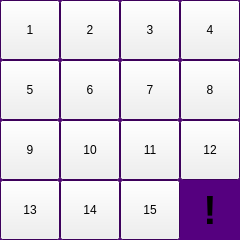
<?xml version="1.0" encoding="UTF-8"?>
<ui version="4.0">
 <class>MainWindow</class>
 <widget class="QMainWindow" name="MainWindow">
  <property name="geometry">
   <rect>
    <x>0</x>
    <y>0</y>
    <width>240</width>
    <height>240</height>
   </rect>
  </property>
  <property name="palette">
   <palette>
    <active>
     <colorrole role="Base">
      <brush brushstyle="SolidPattern">
       <color alpha="255">
        <red>255</red>
        <green>255</green>
        <blue>255</blue>
       </color>
      </brush>
     </colorrole>
     <colorrole role="Window">
      <brush brushstyle="SolidPattern">
       <color alpha="255">
        <red>85</red>
        <green>0</green>
        <blue>127</blue>
       </color>
      </brush>
     </colorrole>
    </active>
    <inactive>
     <colorrole role="Base">
      <brush brushstyle="SolidPattern">
       <color alpha="255">
        <red>255</red>
        <green>255</green>
        <blue>255</blue>
       </color>
      </brush>
     </colorrole>
     <colorrole role="Window">
      <brush brushstyle="SolidPattern">
       <color alpha="255">
        <red>85</red>
        <green>0</green>
        <blue>127</blue>
       </color>
      </brush>
     </colorrole>
    </inactive>
    <disabled>
     <colorrole role="Base">
      <brush brushstyle="SolidPattern">
       <color alpha="255">
        <red>85</red>
        <green>0</green>
        <blue>127</blue>
       </color>
      </brush>
     </colorrole>
     <colorrole role="Window">
      <brush brushstyle="SolidPattern">
       <color alpha="255">
        <red>85</red>
        <green>0</green>
        <blue>127</blue>
       </color>
      </brush>
     </colorrole>
    </disabled>
   </palette>
  </property>
  <property name="windowTitle">
   <string>Fifteen</string>
  </property>
  <widget class="QWidget" name="centralwidget">
   <widget class="QPushButton" name="pushButton">
    <property name="geometry">
     <rect>
      <x>0</x>
      <y>0</y>
      <width>60</width>
      <height>60</height>
     </rect>
    </property>
    <property name="text">
     <string>1</string>
    </property>
   </widget>
   <widget class="QPushButton" name="pushButton_2">
    <property name="geometry">
     <rect>
      <x>60</x>
      <y>0</y>
      <width>60</width>
      <height>60</height>
     </rect>
    </property>
    <property name="text">
     <string>2</string>
    </property>
   </widget>
   <widget class="QPushButton" name="pushButton_3">
    <property name="geometry">
     <rect>
      <x>120</x>
      <y>0</y>
      <width>60</width>
      <height>60</height>
     </rect>
    </property>
    <property name="text">
     <string>3</string>
    </property>
   </widget>
   <widget class="QPushButton" name="pushButton_4">
    <property name="geometry">
     <rect>
      <x>180</x>
      <y>0</y>
      <width>60</width>
      <height>60</height>
     </rect>
    </property>
    <property name="text">
     <string>4</string>
    </property>
   </widget>
   <widget class="QPushButton" name="pushButton_5">
    <property name="geometry">
     <rect>
      <x>0</x>
      <y>60</y>
      <width>60</width>
      <height>60</height>
     </rect>
    </property>
    <property name="text">
     <string>5</string>
    </property>
   </widget>
   <widget class="QPushButton" name="pushButton_6">
    <property name="geometry">
     <rect>
      <x>60</x>
      <y>60</y>
      <width>60</width>
      <height>60</height>
     </rect>
    </property>
    <property name="text">
     <string>6</string>
    </property>
   </widget>
   <widget class="QPushButton" name="pushButton_7">
    <property name="geometry">
     <rect>
      <x>120</x>
      <y>60</y>
      <width>60</width>
      <height>60</height>
     </rect>
    </property>
    <property name="text">
     <string>7</string>
    </property>
   </widget>
   <widget class="QPushButton" name="pushButton_8">
    <property name="geometry">
     <rect>
      <x>180</x>
      <y>60</y>
      <width>60</width>
      <height>60</height>
     </rect>
    </property>
    <property name="text">
     <string>8</string>
    </property>
   </widget>
   <widget class="QPushButton" name="pushButton_9">
    <property name="geometry">
     <rect>
      <x>0</x>
      <y>120</y>
      <width>60</width>
      <height>60</height>
     </rect>
    </property>
    <property name="text">
     <string>9</string>
    </property>
   </widget>
   <widget class="QPushButton" name="pushButton_10">
    <property name="geometry">
     <rect>
      <x>60</x>
      <y>120</y>
      <width>60</width>
      <height>60</height>
     </rect>
    </property>
    <property name="text">
     <string>10</string>
    </property>
   </widget>
   <widget class="QPushButton" name="pushButton_11">
    <property name="geometry">
     <rect>
      <x>120</x>
      <y>120</y>
      <width>60</width>
      <height>60</height>
     </rect>
    </property>
    <property name="text">
     <string>11</string>
    </property>
   </widget>
   <widget class="QPushButton" name="pushButton_12">
    <property name="geometry">
     <rect>
      <x>180</x>
      <y>120</y>
      <width>60</width>
      <height>60</height>
     </rect>
    </property>
    <property name="text">
     <string>12</string>
    </property>
   </widget>
   <widget class="QPushButton" name="pushButton_13">
    <property name="geometry">
     <rect>
      <x>0</x>
      <y>180</y>
      <width>60</width>
      <height>60</height>
     </rect>
    </property>
    <property name="text">
     <string>13</string>
    </property>
   </widget>
   <widget class="QPushButton" name="pushButton_14">
    <property name="geometry">
     <rect>
      <x>60</x>
      <y>180</y>
      <width>60</width>
      <height>60</height>
     </rect>
    </property>
    <property name="text">
     <string>14</string>
    </property>
   </widget>
   <widget class="QPushButton" name="pushButton_15">
    <property name="geometry">
     <rect>
      <x>120</x>
      <y>180</y>
      <width>60</width>
      <height>60</height>
     </rect>
    </property>
    <property name="text">
     <string>15</string>
    </property>
   </widget>
   <widget class="QLabel" name="label">
    <property name="geometry">
     <rect>
      <x>180</x>
      <y>180</y>
      <width>60</width>
      <height>60</height>
     </rect>
    </property>
    <property name="font">
     <font>
      <pointsize>30</pointsize>
      <weight>75</weight>
      <bold>true</bold>
     </font>
    </property>
    <property name="text">
     <string>!</string>
    </property>
    <property name="alignment">
     <set>Qt::AlignCenter</set>
    </property>
   </widget>
  </widget>
 </widget>
 <resources/>
 <connections/>
</ui>
